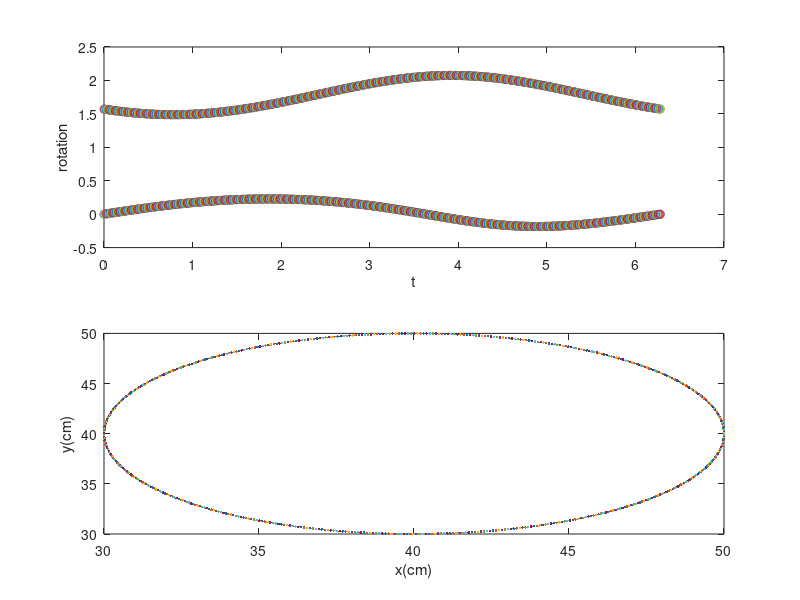

Write MATLAB code to recreate this figure.
l1=50; l2=40;
for t=0:0.01:2*pi
    x = 40+10*cos(t);
    y = 40+10*sin(t);
    c2 = (x^2+y^2-l1^2-l2^2)/(2*l1*l2);
    s2 = sqrt(abs(1-c2^2));
    t2 = atan2(s2,c2);
    c1 = x*(l1+l2*c2)+y*l2*s2;
    s1 = y*(l1+l2*c2)-x*l2*s2;
    t1 = atan2(s1,c1);
    Px = l1*cos(t1)+l2*cos(t1+t2);
    Py = l1*sin(t1)+l2*sin(t1+t2);
    subplot(2,1,1);
    plot(t,t1,'--o',t,t2,'-o');
    pause(0.01);
    xlabel('t');
    ylabel('rotation');
    hold on;
    subplot(2,1,2);
    plot(Px,Py,'.');
    xlabel('x(cm)');
    ylabel('y(cm)');
    pause(0.01);
    hold on;
end